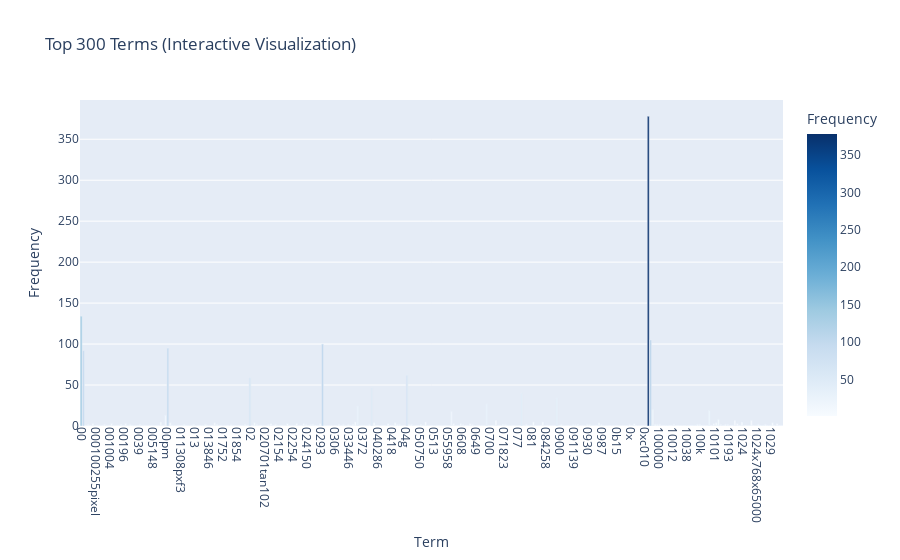

The notebook cell saved with this chart:
### Markdown cell above
### >>> **Exercise 12 (take home):**
If you want a nicer interactive visualization here, I would encourage you try to install and use plotly to achieve this.

### Code cell
# Answer here

import plotly.express as px
import pandas as pd
import numpy as np

# create dataframe of first 300 terms
term_df = pd.DataFrame({
    'term': count_vect.get_feature_names_out()[:300],
    'frequency': term_frequencies[:300]
})

# interactive bar chart
fig = px.bar(term_df, x='term', y='frequency',
             title="Top 300 Terms (Interactive Visualization)",
             labels={'term': 'Term', 'frequency': 'Frequency'},
             color='frequency',
             color_continuous_scale='Blues')
fig.update_xaxes(tickangle=90)
fig.show()

### Figure 1 — Plotly figure (JSON) as saved in the notebook; plotly's stock layout.template omitted (floating-point values rounded to 4 significant figures; data arrays with more than 128 entries replaced by an {"elided": "..."} marker saying what was removed)
{"data": [{"hovertemplate": "Term=%{x}<br>Frequency=%{marker.color}<extra></extra>", "legendgroup": "", "marker": {"color": {"elided": "300 int values"}, "coloraxis": "coloraxis", "pattern": {"shape": ""}}, "name": "", "orientation": "v", "showlegend": false, "textposition": "auto", "type": "bar", "x": {"elided": "300 str values"}, "xaxis": "x", "y": {"elided": "300 int values"}, "yaxis": "y"}], "layout": {"barmode": "relative", "coloraxis": {"colorbar": {"title": {"text": "Frequency"}}, "colorscale": [[0, "rgb(247,251,255)"], [0.125, "rgb(222,235,247)"], [0.25, "rgb(198,219,239)"], [0.375, "rgb(158,202,225)"], [0.5, "rgb(107,174,214)"], [0.625, "rgb(66,146,198)"], [0.75, "rgb(33,113,181)"], [0.875, "rgb(8,81,156)"], [1, "rgb(8,48,107)"]]}, "legend": {"tracegroupgap": 0}, "title": {"text": "Top 300 Terms (Interactive Visualization)"}, "xaxis": {"anchor": "y", "domain": [0, 1], "tickangle": 90, "title": {"text": "Term"}}, "yaxis": {"anchor": "x", "domain": [0, 1], "title": {"text": "Frequency"}}}}
